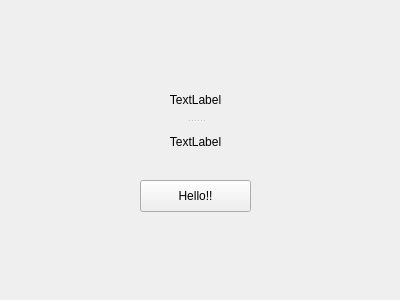
<?xml version="1.0" encoding="UTF-8"?>
<ui version="4.0">
 <class>MainWindow</class>
 <widget class="QMainWindow" name="MainWindow">
  <property name="geometry">
   <rect>
    <x>0</x>
    <y>0</y>
    <width>400</width>
    <height>300</height>
   </rect>
  </property>
  <property name="minimumSize">
   <size>
    <width>0</width>
    <height>0</height>
   </size>
  </property>
  <property name="windowTitle">
   <string>HELLO APP!!</string>
  </property>
  <widget class="QWidget" name="centralWidget">
   <widget class="QPushButton" name="btnHello">
    <property name="geometry">
     <rect>
      <x>140</x>
      <y>180</y>
      <width>111</width>
      <height>32</height>
     </rect>
    </property>
    <property name="text">
     <string>Hello!!</string>
    </property>
   </widget>
   <widget class="QSplitter" name="splitter">
    <property name="geometry">
     <rect>
      <x>60</x>
      <y>80</y>
      <width>271</width>
      <height>81</height>
     </rect>
    </property>
    <property name="midLineWidth">
     <number>0</number>
    </property>
    <property name="orientation">
     <enum>Qt::Vertical</enum>
    </property>
    <widget class="QLabel" name="lblCount">
     <property name="text">
      <string>TextLabel</string>
     </property>
     <property name="alignment">
      <set>Qt::AlignCenter</set>
     </property>
    </widget>
    <widget class="QLabel" name="lblHello">
     <property name="text">
      <string>TextLabel</string>
     </property>
     <property name="alignment">
      <set>Qt::AlignCenter</set>
     </property>
    </widget>
   </widget>
  </widget>
 </widget>
 <layoutdefault spacing="6" margin="11"/>
 <resources/>
 <connections/>
</ui>
